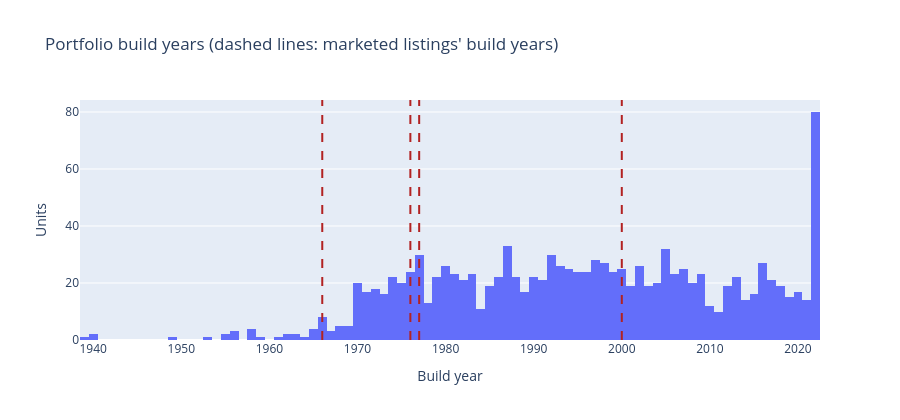

The cell this chart's notebook holds for it:
### Markdown cell above
### 1.3 Homogeneity (prompt 2): the distribution of build years

### Code cell
fig = px.histogram(years, x="build_year", nbins=int(years.max() - years.min() + 1),
                   title="Portfolio build years (dashed lines: marketed listings' build years)",
                   labels={"build_year": "Build year"}, height=420)
fig.update_layout(showlegend=False, yaxis_title="Units")
for year in marketed["build_year"].dropna():
    fig.add_vline(x=year, line_dash="dash", line_color="firebrick")
fig.show()

### Figure 1 — Plotly figure (JSON) as saved in the notebook; plotly's stock layout.template omitted (floating-point values rounded to 4 significant figures; data arrays with more than 128 entries replaced by an {"elided": "..."} marker saying what was removed)
{"data": [{"bingroup": "x", "hovertemplate": "Build year=%{x}<br>count=%{y}<extra></extra>", "legendgroup": "", "marker": {"color": "#636efa", "pattern": {"shape": ""}}, "name": "", "nbinsx": 84, "orientation": "v", "showlegend": false, "type": "histogram", "x": {"elided": "1234 float values"}, "xaxis": "x", "yaxis": "y"}], "layout": {"barmode": "relative", "height": 420, "legend": {"tracegroupgap": 0}, "shapes": [{"line": {"color": "firebrick", "dash": "dash"}, "type": "line", "x0": 1977.0, "x1": 1977.0, "xref": "x", "y0": 0, "y1": 1, "yref": "y domain"}, {"line": {"color": "firebrick", "dash": "dash"}, "type": "line", "x0": 1976.0, "x1": 1976.0, "xref": "x", "y0": 0, "y1": 1, "yref": "y domain"}, {"line": {"color": "firebrick", "dash": "dash"}, "type": "line", "x0": 2000.0, "x1": 2000.0, "xref": "x", "y0": 0, "y1": 1, "yref": "y domain"}, {"line": {"color": "firebrick", "dash": "dash"}, "type": "line", "x0": 1966.0, "x1": 1966.0, "xref": "x", "y0": 0, "y1": 1, "yref": "y domain"}], "showlegend": false, "title": {"text": "Portfolio build years (dashed lines: marketed listings' build years)"}, "xaxis": {"anchor": "y", "domain": [0.0, 1.0], "title": {"text": "Build year"}}, "yaxis": {"anchor": "x", "domain": [0.0, 1.0], "title": {"text": "Units"}}}}
